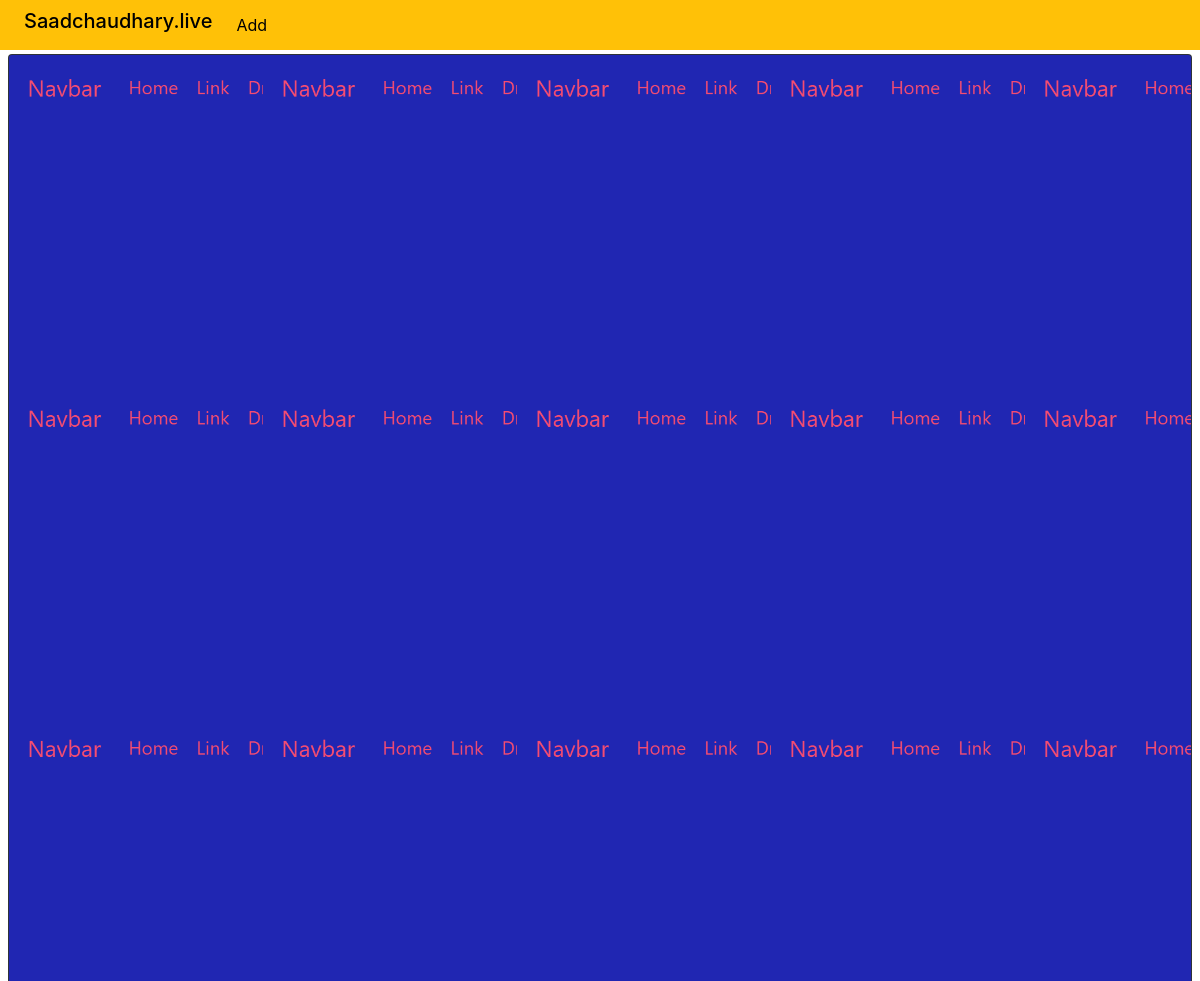
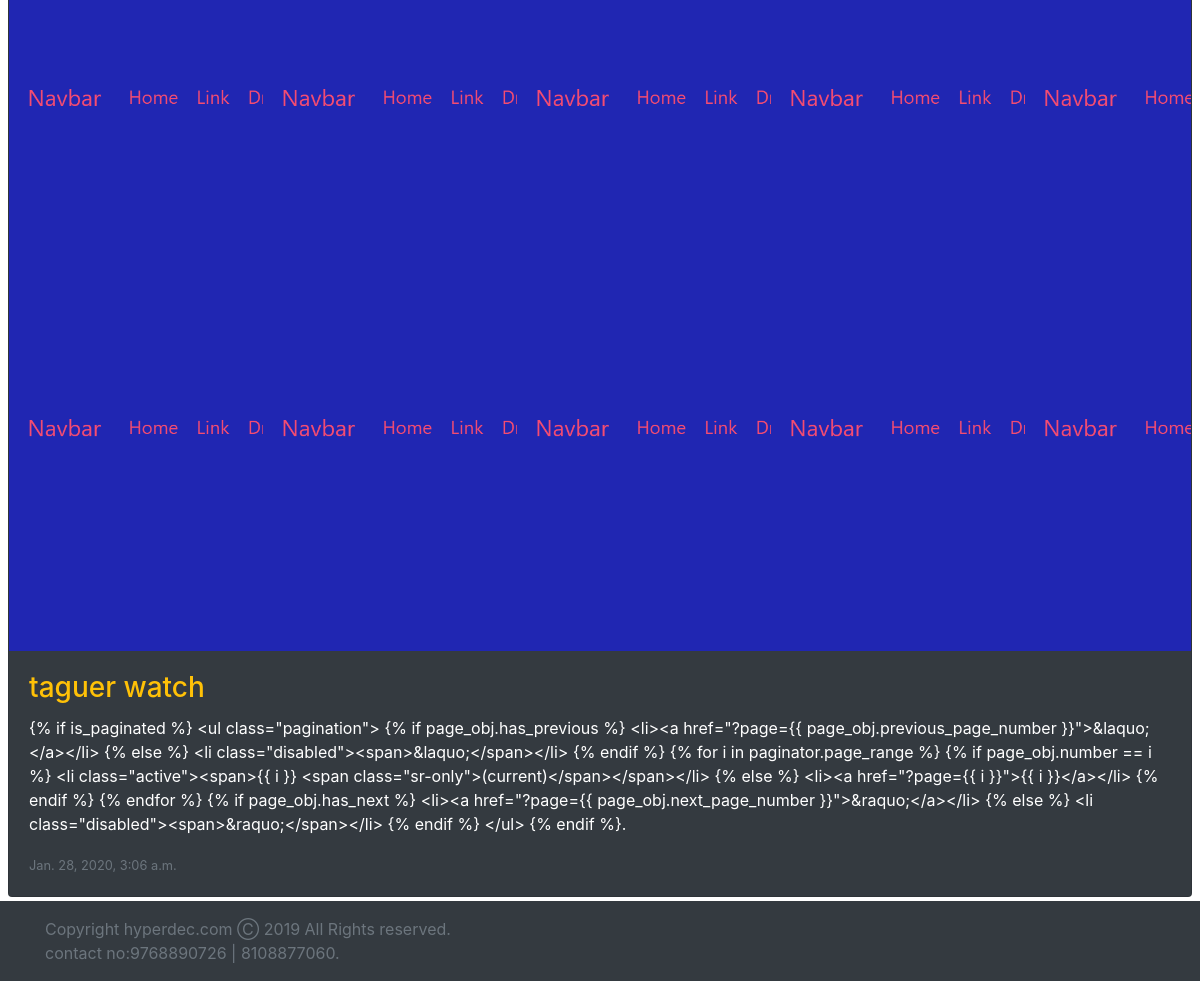
The app's page /detail/taguer-watch with its own data (2 pictures, top to bottom).
### posts/models.py (models this page shows, shortened)
class BlogPost(models.Model):
    title =models.CharField(max_length=120)
    slug =models.CharField(max_length=120,blank=True,null=True)
    image =models.ImageField(null=True,blank=True)
    message =models.TextField(max_length=1200)
    timestamp = models.DateTimeField(auto_now_add=True)
    class Meta:
        ordering = ['-timestamp']

### posts/views.py (the view)
# urls.py: path('detail/<slug:slug>', detail.as_view(),name='detail'),
class detail(DetailView):
    model = BlogPost
    template_name = "detail.html"

### templates/detail.html
{% extends 'base.html' %}
{% block body %}
<div class="row m-0 px-2 my-1">
<div class="card  mx-auto text-white bg-dark ">
  <img src="/media/{{ object.image }}" class="card-img-top" alt="...">
  <div class="card-body">
    <h3 class="card-title text-warning ">{{ object.title }}</h3>
    <p class="card-text">{{ object.message }}.</p>
    <p class="card-text"><small class="text-muted">{{ object.timestamp }}</small></p>
  </div>
</div>
</div>
{% endblock %}

### records on screen
BlogPost: image (picture), title "taguer watch", message "{% if is_paginated %} <ul class=\"pagination\"> {% if page_obj.has_previous %} <li><a href=\"?page={{ page_obj.previous_page_number }}\">&laquo;</a></li> {% else %} <li class=\"disabled\"><span>&laquo;</span></li> {% endif %} {% for i in paginator.page_range %} {% if page_obj.number == i %} <li class=\"active\"><span>{{ i }} <span class=\"sr-only\">(current)</span></span></li> {% else %} <li><a href=\"?page={{ i }}\">{{ i }}</a></li> {% endif %} {% endfor %} {% if page_obj.has_next %} <li><a href=\"?page={{ page_obj.next_page_number }}\">&raquo;</a></li> {% else %} <li class=\"disabled\"><span>&raquo;</span></li> {% endif %} </ul> {% endif %}", timestamp "Jan. 28, 2020, 3:06 a.m."
